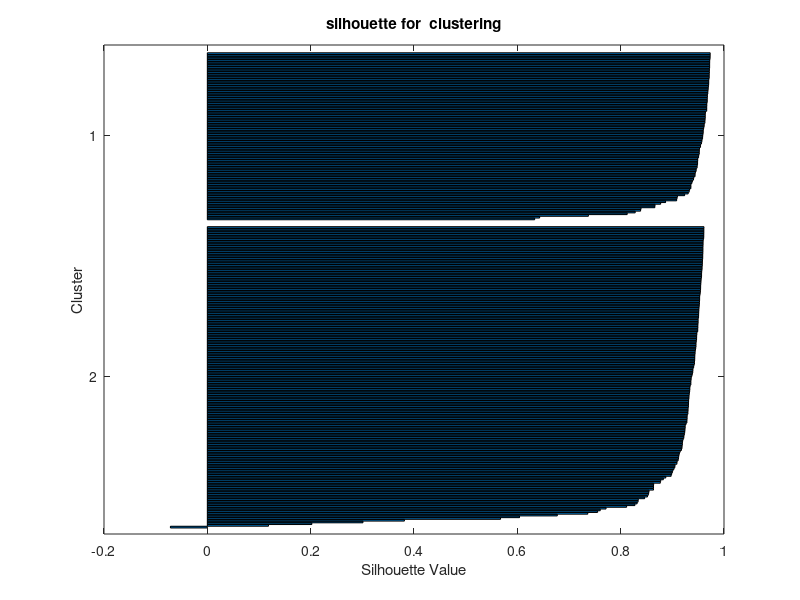

MATLAB code to generate this figure:
tic 
% precompute
x_data=csvread('OldFaithful.csv');
[n,d]=size(x_data);
x_data(:,1) = x_data(:,1) - min(x_data(:,1));  
x_data(:,1) = 4.*x_data(:,1) / max(x_data(:,1));
x_data(:,2) = x_data(:,2) - min(x_data(:,2));  
x_data(:,2) = 4.*x_data(:,2) / max(x_data(:,2));
x_data(:,1) = x_data(:,1)-2;
x_data(:,2) = x_data(:,2)-2;
%% initialize
% uniform prior distribution
K=2;
pi=ones(1,K)/K;
% mean for each class
mu(1,:)=[0,-1];
mu(2,:)=[2,2];
% covariance for each class
for k =1:K
    sigma(:,:,k)=eye(d,d);
end


for iter=1:200

    %% E-step
    %r=zeros(n,K);
    for k=1:K
        p(:,k)=pi(k)*mvnpdf(x_data,mu(k,:),sigma(:,:,k)); 
    end
    r=p./sum(p,2);

    %% M-step
    pi=sum(r)/n;
    for k=1:K
        mu(k,:)=sum(r(:,k).*x_data)./sum(r(:,k));
    end
    for k=1:K
        numerator=0;
        for i=1:n
        %sigma(:,:,k)=(sum(r(:,k).*(x_data*x_data')')/sum(r(:,k)))-mu(k,:)'*mu(k,:);
        %sigma(:,:k)=r(:,k).*(x_data-repmat(mu(k,:),n,1))'*(x_data-repmat(mu(k,:),n,1));
        numerator=r(i,k).*(x_data(i,:)'*x_data(i,:))+numerator;
        end
        sigma(:,:,k)=(numerator/sum(r(:,k)))-mu(k,:)'*mu(k,:);
        sigma(:,:,k)=sigma(:,:,k);
    end
end

% 
% G = gmdistribution(mu,sigma)
% F = @(x,y) pdf(G,[x y])
% plot(x_data(:,1),x_data(:,2),'.')
% hold on
% ezcontour(F)
% hold on
figure(1)
[~,predict]=max(r,[],2)
[s,h] = silhouette(x_data,predict)
title('silhouette for  clustering')